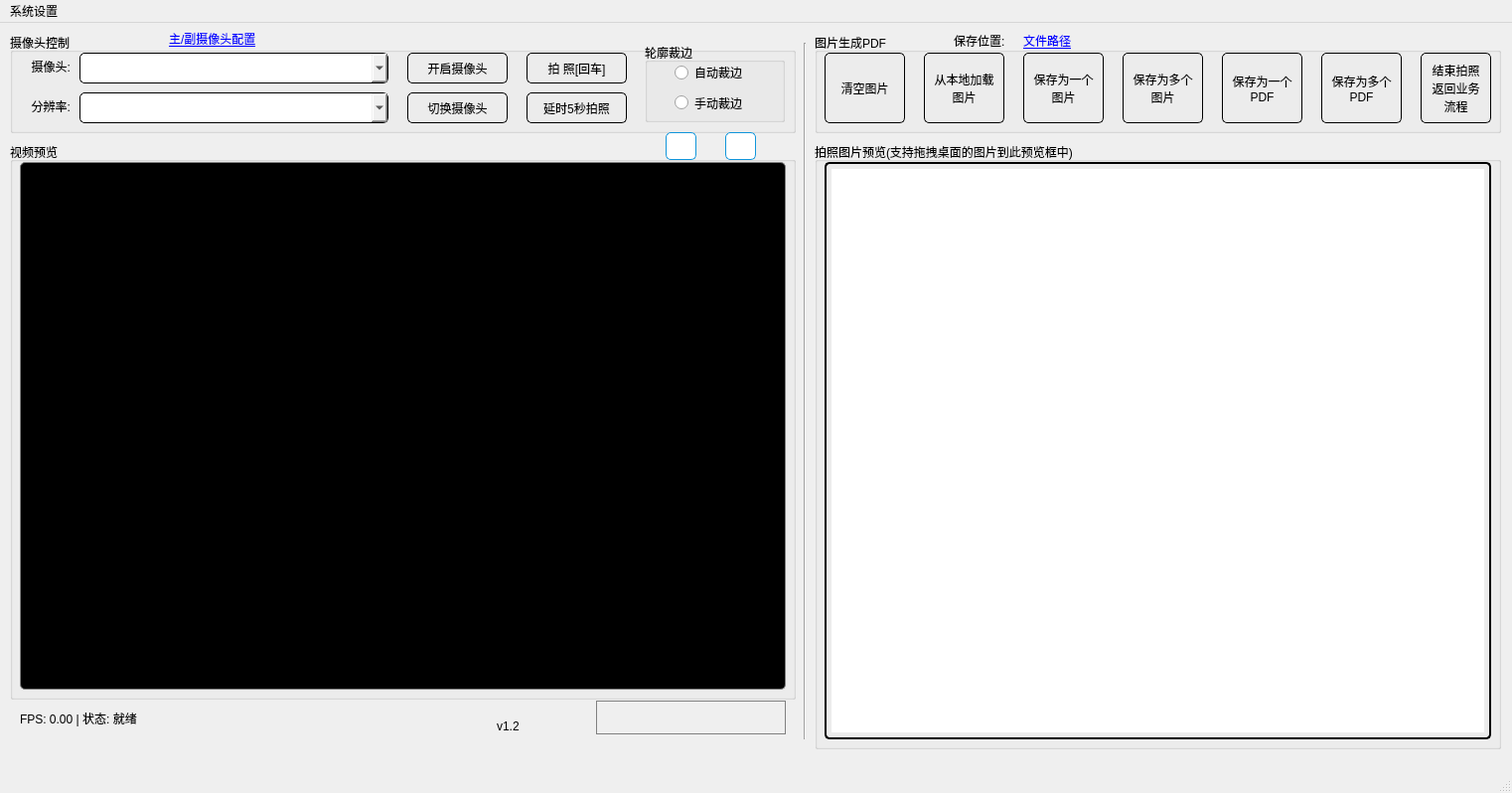
<?xml version="1.0" encoding="UTF-8"?>
<ui version="4.0">
 <class>MainWindow</class>
 <widget class="QMainWindow" name="MainWindow">
  <property name="geometry">
   <rect>
    <x>0</x>
    <y>0</y>
    <width>1522</width>
    <height>798</height>
   </rect>
  </property>
  <property name="windowTitle">
   <string>MainWindow</string>
  </property>
  <widget class="QWidget" name="centralwidget">
   <widget class="QGroupBox" name="controlGroup">
    <property name="geometry">
     <rect>
      <x>10</x>
      <y>10</y>
      <width>791</width>
      <height>101</height>
     </rect>
    </property>
    <property name="title">
     <string>摄像头控制</string>
    </property>
    <widget class="QLabel" name="cameraLabel">
     <property name="geometry">
      <rect>
       <x>10</x>
       <y>20</y>
       <width>51</width>
       <height>28</height>
      </rect>
     </property>
     <property name="text">
      <string>摄像头:</string>
     </property>
     <property name="alignment">
      <set>Qt::AlignRight|Qt::AlignTrailing|Qt::AlignVCenter</set>
     </property>
    </widget>
    <widget class="QLabel" name="resolutionLabel">
     <property name="geometry">
      <rect>
       <x>10</x>
       <y>60</y>
       <width>51</width>
       <height>28</height>
      </rect>
     </property>
     <property name="text">
      <string>分辨率:</string>
     </property>
     <property name="alignment">
      <set>Qt::AlignRight|Qt::AlignTrailing|Qt::AlignVCenter</set>
     </property>
    </widget>
    <widget class="QComboBox" name="cameraComboBox">
     <property name="geometry">
      <rect>
       <x>70</x>
       <y>20</y>
       <width>311</width>
       <height>31</height>
      </rect>
     </property>
     <property name="styleSheet">
      <string notr="true">border: 1px solid #000000;  /* 设置边框为2px黑色实线 */
border-radius: 5px;         /* 设置圆角边框 */</string>
     </property>
    </widget>
    <widget class="QComboBox" name="resolutionComboBox">
     <property name="geometry">
      <rect>
       <x>70</x>
       <y>60</y>
       <width>311</width>
       <height>31</height>
      </rect>
     </property>
     <property name="styleSheet">
      <string notr="true">border: 1px solid #000000;  /* 设置边框为2px黑色实线 */
border-radius: 5px;         /* 设置圆角边框 */</string>
     </property>
    </widget>
    <widget class="QPushButton" name="cameraToggleButton">
     <property name="geometry">
      <rect>
       <x>400</x>
       <y>20</y>
       <width>101</width>
       <height>31</height>
      </rect>
     </property>
     <property name="styleSheet">
      <string notr="true">border: 1px solid #000000;  /* 设置边框为2px黑色实线 */
border-radius: 5px;         /* 设置圆角边框 */</string>
     </property>
     <property name="text">
      <string>开启摄像头</string>
     </property>
    </widget>
    <widget class="QPushButton" name="captureBtn">
     <property name="geometry">
      <rect>
       <x>520</x>
       <y>20</y>
       <width>101</width>
       <height>31</height>
      </rect>
     </property>
     <property name="font">
      <font>
       <pointsize>9</pointsize>
      </font>
     </property>
     <property name="styleSheet">
      <string notr="true">border: 1px solid #000000;  /* 设置边框为2px黑色实线 */
border-radius: 5px;         /* 设置圆角边框 */</string>
     </property>
     <property name="text">
      <string>拍 照[回车]</string>
     </property>
    </widget>
    <widget class="QPushButton" name="changecameraButton">
     <property name="geometry">
      <rect>
       <x>400</x>
       <y>60</y>
       <width>101</width>
       <height>31</height>
      </rect>
     </property>
     <property name="styleSheet">
      <string notr="true">border: 1px solid #000000;  /* 设置边框为2px黑色实线 */
border-radius: 5px;         /* 设置圆角边框 */</string>
     </property>
     <property name="text">
      <string>切换摄像头</string>
     </property>
    </widget>
    <widget class="QGroupBox" name="cropGroup">
     <property name="geometry">
      <rect>
       <x>639</x>
       <y>10</y>
       <width>141</width>
       <height>80</height>
      </rect>
     </property>
     <property name="title">
      <string>轮廓裁边</string>
     </property>
     <widget class="QRadioButton" name="radioAutoCrop">
      <property name="geometry">
       <rect>
        <x>30</x>
        <y>20</y>
        <width>91</width>
        <height>20</height>
       </rect>
      </property>
      <property name="text">
       <string>自动裁边</string>
      </property>
     </widget>
     <widget class="QRadioButton" name="radioManualCrop">
      <property name="geometry">
       <rect>
        <x>30</x>
        <y>50</y>
        <width>91</width>
        <height>21</height>
       </rect>
      </property>
      <property name="text">
       <string>手动裁边</string>
      </property>
     </widget>
    </widget>
    <widget class="QPushButton" name="delaycaptureBtn">
     <property name="geometry">
      <rect>
       <x>520</x>
       <y>60</y>
       <width>101</width>
       <height>31</height>
      </rect>
     </property>
     <property name="font">
      <font>
       <pointsize>9</pointsize>
      </font>
     </property>
     <property name="styleSheet">
      <string notr="true">border: 1px solid #000000;  /* 设置边框为2px黑色实线 */
border-radius: 5px;         /* 设置圆角边框 */</string>
     </property>
     <property name="text">
      <string>延时5秒拍照</string>
     </property>
    </widget>
   </widget>
   <widget class="Line" name="line">
    <property name="geometry">
     <rect>
      <x>800</x>
      <y>20</y>
      <width>20</width>
      <height>701</height>
     </rect>
    </property>
    <property name="orientation">
     <enum>Qt::Vertical</enum>
    </property>
   </widget>
   <widget class="QGroupBox" name="videoGroup">
    <property name="geometry">
     <rect>
      <x>10</x>
      <y>120</y>
      <width>791</width>
      <height>561</height>
     </rect>
    </property>
    <property name="title">
     <string>视频预览</string>
    </property>
    <widget class="VideoGLWidget" name="videoLabel">
     <property name="geometry">
      <rect>
       <x>10</x>
       <y>20</y>
       <width>771</width>
       <height>531</height>
      </rect>
     </property>
     <property name="styleSheet">
      <string notr="true">border: 1px solid gray;  /* 设置边框为2px黑色实线 */
padding: 5px;               /* 设置内边距 */
border-radius: 5px;         /* 设置圆角边框 */
background-color: black;</string>
     </property>
    </widget>
   </widget>
   <widget class="QLabel" name="fpsLabel">
    <property name="geometry">
     <rect>
      <x>20</x>
      <y>690</y>
      <width>371</width>
      <height>20</height>
     </rect>
    </property>
    <property name="text">
     <string>FPS: 0.00 | 状态: 就绪</string>
    </property>
   </widget>
   <widget class="QLabel" name="statusLabel">
    <property name="geometry">
     <rect>
      <x>200</x>
      <y>690</y>
      <width>171</width>
      <height>20</height>
     </rect>
    </property>
    <property name="text">
     <string/>
    </property>
   </widget>
   <widget class="QGroupBox" name="saveGroup">
    <property name="geometry">
     <rect>
      <x>820</x>
      <y>10</y>
      <width>691</width>
      <height>101</height>
     </rect>
    </property>
    <property name="title">
     <string>图片生成PDF</string>
    </property>
    <widget class="QPushButton" name="generatePdfButton">
     <property name="geometry">
      <rect>
       <x>410</x>
       <y>20</y>
       <width>81</width>
       <height>71</height>
      </rect>
     </property>
     <property name="styleSheet">
      <string notr="true">border: 1px solid #000000;  /* 设置边框为2px黑色实线 */
border-radius: 5px;         /* 设置圆角边框 */</string>
     </property>
     <property name="text">
      <string>保存为一个
PDF</string>
     </property>
    </widget>
    <widget class="QPushButton" name="addlocalimageButton">
     <property name="geometry">
      <rect>
       <x>110</x>
       <y>20</y>
       <width>81</width>
       <height>71</height>
      </rect>
     </property>
     <property name="styleSheet">
      <string notr="true">border: 1px solid #000000;  /* 设置边框为2px黑色实线 */
border-radius: 5px;         /* 设置圆角边框 */</string>
     </property>
     <property name="text">
      <string>从本地加载
图片</string>
     </property>
    </widget>
    <widget class="QPushButton" name="generatemorePdfButton">
     <property name="geometry">
      <rect>
       <x>510</x>
       <y>20</y>
       <width>81</width>
       <height>71</height>
      </rect>
     </property>
     <property name="styleSheet">
      <string notr="true">border: 1px solid #000000;  /* 设置边框为2px黑色实线 */
border-radius: 5px;         /* 设置圆角边框 */</string>
     </property>
     <property name="text">
      <string>保存为多个
PDF</string>
     </property>
    </widget>
    <widget class="QPushButton" name="generateIamgeButton">
     <property name="geometry">
      <rect>
       <x>310</x>
       <y>20</y>
       <width>81</width>
       <height>71</height>
      </rect>
     </property>
     <property name="styleSheet">
      <string notr="true">border: 1px solid #000000;  /* 设置边框为2px黑色实线 */
border-radius: 5px;         /* 设置圆角边框 */</string>
     </property>
     <property name="text">
      <string>保存为多个
图片</string>
     </property>
    </widget>
    <widget class="QPushButton" name="clearButton">
     <property name="geometry">
      <rect>
       <x>10</x>
       <y>20</y>
       <width>81</width>
       <height>71</height>
      </rect>
     </property>
     <property name="styleSheet">
      <string notr="true">border: 1px solid #000000;  /* 设置边框为2px黑色实线 */
border-radius: 5px;         /* 设置圆角边框 */</string>
     </property>
     <property name="text">
      <string>清空图片</string>
     </property>
    </widget>
    <widget class="QLabel" name="label_filesavepath">
     <property name="geometry">
      <rect>
       <x>210</x>
       <y>0</y>
       <width>411</width>
       <height>16</height>
      </rect>
     </property>
     <property name="font">
      <font>
       <underline>true</underline>
      </font>
     </property>
     <property name="styleSheet">
      <string notr="true">QLabel { color: blue; }</string>
     </property>
     <property name="text">
      <string>文件路径</string>
     </property>
    </widget>
    <widget class="QLabel" name="label_2">
     <property name="geometry">
      <rect>
       <x>140</x>
       <y>0</y>
       <width>72</width>
       <height>15</height>
      </rect>
     </property>
     <property name="text">
      <string>保存位置:</string>
     </property>
    </widget>
    <widget class="QPushButton" name="generateOneIamgeButton">
     <property name="geometry">
      <rect>
       <x>210</x>
       <y>20</y>
       <width>81</width>
       <height>71</height>
      </rect>
     </property>
     <property name="styleSheet">
      <string notr="true">border: 1px solid #000000;  /* 设置边框为2px黑色实线 */
border-radius: 5px;         /* 设置圆角边框 */</string>
     </property>
     <property name="text">
      <string>保存为一个
图片</string>
     </property>
    </widget>
    <widget class="QPushButton" name="backtoZeroCodebtn">
     <property name="geometry">
      <rect>
       <x>610</x>
       <y>20</y>
       <width>71</width>
       <height>71</height>
      </rect>
     </property>
     <property name="styleSheet">
      <string notr="true">border: 1px solid #000000;  /* 设置边框为2px黑色实线 */
border-radius: 5px;         /* 设置圆角边框 */</string>
     </property>
     <property name="text">
      <string>结束拍照
返回业务
流程</string>
     </property>
    </widget>
   </widget>
   <widget class="QGroupBox" name="imgGroup">
    <property name="geometry">
     <rect>
      <x>820</x>
      <y>120</y>
      <width>691</width>
      <height>611</height>
     </rect>
    </property>
    <property name="title">
     <string>拍照图片预览(支持拖拽桌面的图片到此预览框中)</string>
    </property>
    <widget class="ImageListWidget" name="imageListWidget">
     <property name="geometry">
      <rect>
       <x>10</x>
       <y>20</y>
       <width>671</width>
       <height>581</height>
      </rect>
     </property>
     <property name="styleSheet">
      <string notr="true">border: 2px solid #000000;  /* 设置边框为2px黑色实线 */
padding: 5px;               /* 设置内边距 */
border-radius: 5px;         /* 设置圆角边框 */</string>
     </property>
    </widget>
   </widget>
   <widget class="QLabel" name="logolabel">
    <property name="geometry">
     <rect>
      <x>600</x>
      <y>682</y>
      <width>191</width>
      <height>34</height>
     </rect>
    </property>
    <property name="styleSheet">
     <string notr="true">border: 1px solid gray;  /* 设置边框为2px黑色实线 */
border-image: url(:/index/img/logo.png) 0 0 0 0 stretch stretch;</string>
    </property>
    <property name="text">
     <string/>
    </property>
   </widget>
   <widget class="QLabel" name="label_version">
    <property name="geometry">
     <rect>
      <x>500</x>
      <y>700</y>
      <width>91</width>
      <height>16</height>
     </rect>
    </property>
    <property name="text">
     <string>v1.2</string>
    </property>
   </widget>
   <widget class="QLabel" name="label_cameraconf">
    <property name="geometry">
     <rect>
      <x>170</x>
      <y>8</y>
      <width>121</width>
      <height>16</height>
     </rect>
    </property>
    <property name="font">
     <font>
      <weight>50</weight>
      <bold>false</bold>
      <underline>true</underline>
     </font>
    </property>
    <property name="styleSheet">
     <string notr="true">QLabel { color: blue; }</string>
    </property>
    <property name="text">
     <string>主/副摄像头配置</string>
    </property>
   </widget>
   <widget class="QPushButton" name="turnrightButton">
    <property name="geometry">
     <rect>
      <x>670</x>
      <y>110</y>
      <width>31</width>
      <height>28</height>
     </rect>
    </property>
    <property name="toolTip">
     <string>顺时针旋转90°</string>
    </property>
    <property name="styleSheet">
     <string notr="true">QPushButton {
    background-color: white;      /* 白色背景 */
    border: 1px solid #1296db;       /* 蓝色边框 */
    border-radius: 5px;           /* 圆角边框（可选） */
    padding: 5px 10px;            /* 内边距（可选） */
}</string>
    </property>
    <property name="text">
     <string/>
    </property>
    <property name="icon">
     <iconset>
      <normaloff>img/right.png</normaloff>img/right.png</iconset>
    </property>
   </widget>
   <widget class="QPushButton" name="turnleftButton">
    <property name="geometry">
     <rect>
      <x>730</x>
      <y>110</y>
      <width>31</width>
      <height>28</height>
     </rect>
    </property>
    <property name="toolTip">
     <string>逆时针旋转90°</string>
    </property>
    <property name="styleSheet">
     <string notr="true">QPushButton {
    background-color: white;      /* 白色背景 */
    border: 1px solid #1296db;       /* 蓝色边框 */
    border-radius: 5px;           /* 圆角边框（可选） */
    padding: 5px 10px;            /* 内边距（可选） */
}</string>
    </property>
    <property name="text">
     <string/>
    </property>
    <property name="icon">
     <iconset>
      <normaloff>img/left.png</normaloff>img/left.png</iconset>
    </property>
   </widget>
  </widget>
  <widget class="QMenuBar" name="menubar">
   <property name="geometry">
    <rect>
     <x>0</x>
     <y>0</y>
     <width>1522</width>
     <height>26</height>
    </rect>
   </property>
   <widget class="QMenu" name="infomenu">
    <property name="title">
     <string>系统设置</string>
    </property>
    <addaction name="maininfoaction"/>
    <addaction name="controlaction"/>
    <addaction name="filesaveaction"/>
    <addaction name="nameruleaction"/>
    <addaction name="activationaction"/>
    <addaction name="pdfconfaction"/>
    <addaction name="separator"/>
    <addaction name="helpdocaction"/>
   </widget>
   <addaction name="infomenu"/>
  </widget>
  <widget class="QStatusBar" name="statusbar"/>
  <action name="maininfoaction">
   <property name="text">
    <string>主/副摄像头配置</string>
   </property>
  </action>
  <action name="filesaveaction">
   <property name="text">
    <string>文件保存路径</string>
   </property>
  </action>
  <action name="savepdfaction">
   <property name="text">
    <string>文件保存路径</string>
   </property>
  </action>
  <action name="activationaction_11">
   <property name="text">
    <string>激活工具</string>
   </property>
  </action>
  <action name="aboataction">
   <property name="text">
    <string>关于</string>
   </property>
  </action>
  <action name="activationaction">
   <property name="text">
    <string>授权激活</string>
   </property>
  </action>
  <action name="aboutaction">
   <property name="text">
    <string>关于</string>
   </property>
  </action>
  <action name="pdfconfaction">
   <property name="text">
    <string>图片合并设置</string>
   </property>
  </action>
  <action name="helpdocaction">
   <property name="text">
    <string>功能介绍</string>
   </property>
  </action>
  <action name="controlaction">
   <property name="text">
    <string>摄像头参数配置</string>
   </property>
  </action>
  <action name="nameruleaction">
   <property name="text">
    <string>保存文件命名规则设置</string>
   </property>
  </action>
 </widget>
 <customwidgets>
  <customwidget>
   <class>ImageListWidget</class>
   <extends>QListWidget</extends>
   <header>imagelistwidget.h</header>
  </customwidget>
  <customwidget>
   <class>VideoGLWidget</class>
   <extends>QLabel</extends>
   <header location="global">videoglwidget.h</header>
  </customwidget>
 </customwidgets>
 <resources/>
 <connections/>
</ui>
